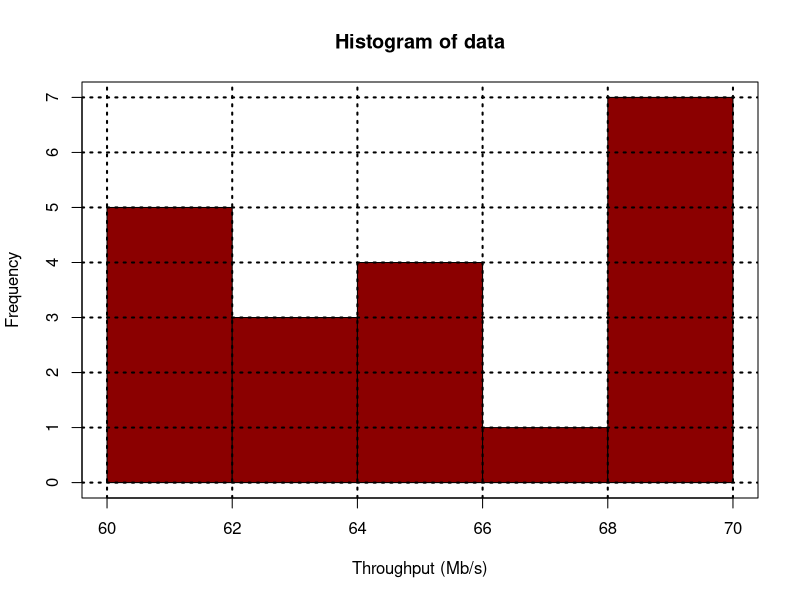

This figure's R source:
data<-scan("throughput.txt")
pdf("throughput.pdf")
hist(data, col="dark red", xlab="Throughput (Mb/s)")
grid(col="black", lwd=2);
box();
dev.off();
